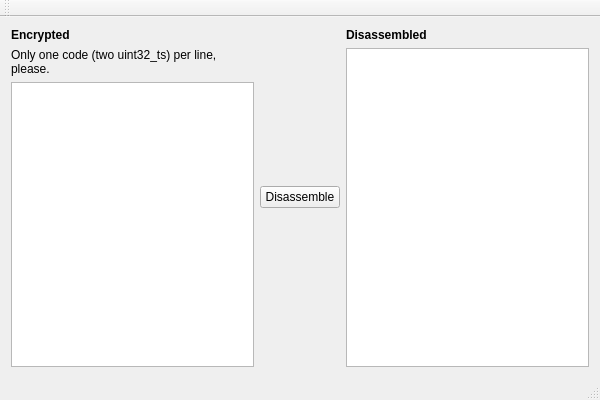
<?xml version="1.0" encoding="UTF-8"?>
<ui version="4.0">
 <class>cheatcodedisassemblerClass</class>
 <widget class="QMainWindow" name="cheatcodedisassemblerClass">
  <property name="geometry">
   <rect>
    <x>0</x>
    <y>0</y>
    <width>600</width>
    <height>400</height>
   </rect>
  </property>
  <property name="windowTitle">
   <string>cheatcodedisassembler</string>
  </property>
  <widget class="QWidget" name="centralWidget">
   <layout class="QHBoxLayout" name="horizontalLayout">
    <item>
     <layout class="QGridLayout" name="gridLayout">
      <item row="2" column="0">
       <widget class="QPlainTextEdit" name="textbox_encrypted"/>
      </item>
      <item row="0" column="0">
       <widget class="QLabel" name="label">
        <property name="font">
         <font>
          <weight>75</weight>
          <bold>true</bold>
         </font>
        </property>
        <property name="text">
         <string>Encrypted</string>
        </property>
       </widget>
      </item>
      <item row="1" column="0">
       <widget class="QLabel" name="label_3">
        <property name="text">
         <string>Only one code (two uint32_ts) per line, please.</string>
        </property>
        <property name="wordWrap">
         <bool>true</bool>
        </property>
       </widget>
      </item>
     </layout>
    </item>
    <item>
     <layout class="QGridLayout" name="gridLayout_3">
      <item row="0" column="0">
       <widget class="QPushButton" name="button_disassemble">
        <property name="text">
         <string>Disassemble</string>
        </property>
       </widget>
      </item>
     </layout>
    </item>
    <item>
     <layout class="QGridLayout" name="gridLayout_2">
      <item row="0" column="0">
       <widget class="QLabel" name="label_2">
        <property name="font">
         <font>
          <weight>75</weight>
          <bold>true</bold>
         </font>
        </property>
        <property name="text">
         <string>Disassembled</string>
        </property>
       </widget>
      </item>
      <item row="1" column="0">
       <widget class="QPlainTextEdit" name="textbox_disassembled"/>
      </item>
     </layout>
    </item>
   </layout>
  </widget>
  <widget class="QMenuBar" name="menuBar">
   <property name="geometry">
    <rect>
     <x>0</x>
     <y>0</y>
     <width>600</width>
     <height>21</height>
    </rect>
   </property>
  </widget>
  <widget class="QToolBar" name="mainToolBar">
   <attribute name="toolBarArea">
    <enum>TopToolBarArea</enum>
   </attribute>
   <attribute name="toolBarBreak">
    <bool>false</bool>
   </attribute>
  </widget>
  <widget class="QStatusBar" name="statusBar"/>
 </widget>
 <layoutdefault spacing="6" margin="11"/>
 <resources>
  <include location="cheatcodedisassembler.qrc"/>
 </resources>
 <connections/>
</ui>
